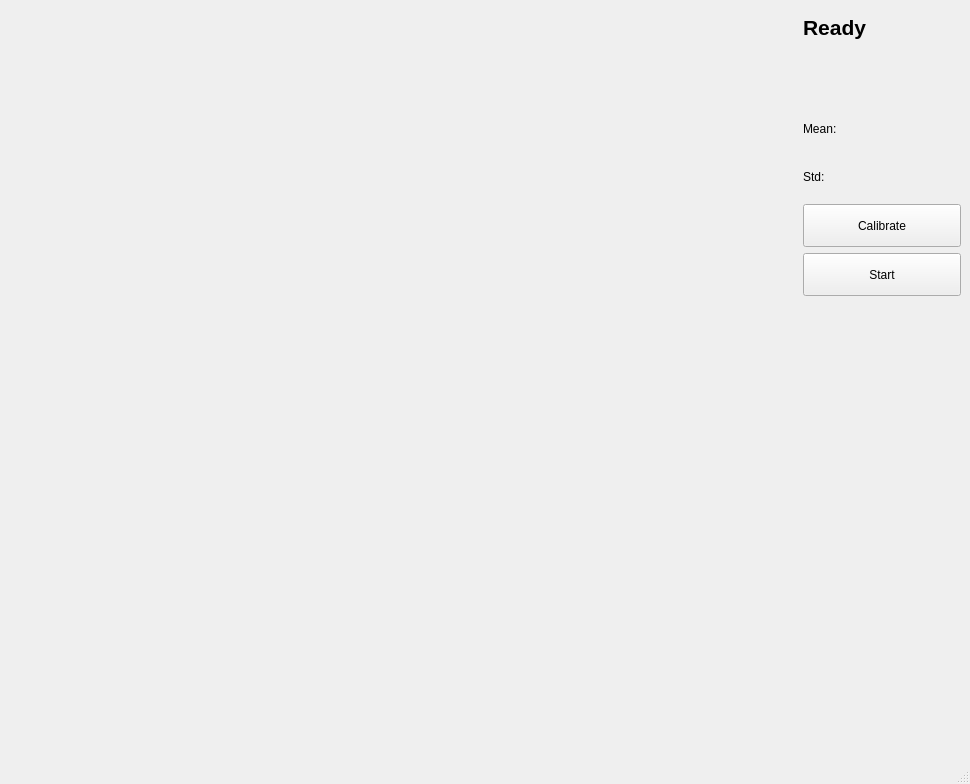
<?xml version="1.0" encoding="UTF-8"?>
<ui version="4.0">
 <class>MainWindow</class>
 <widget class="QMainWindow" name="MainWindow">
  <property name="geometry">
   <rect>
    <x>0</x>
    <y>0</y>
    <width>970</width>
    <height>784</height>
   </rect>
  </property>
  <property name="windowTitle">
   <string>MainWindow</string>
  </property>
  <widget class="QWidget" name="centralwidget">
   <layout class="QHBoxLayout" name="horizontalLayout" stretch="5,1">
    <item>
     <layout class="QVBoxLayout" name="verticalLayout" stretch="1,1">
      <item>
       <widget class="QCustomPlot" name="plot" native="true"/>
      </item>
      <item>
       <widget class="QCustomPlot" name="hist" native="true"/>
      </item>
     </layout>
    </item>
    <item>
     <layout class="QVBoxLayout" name="verticalLayout_3" stretch="1,1,1,5">
      <item>
       <layout class="QGridLayout" name="gridLayout">
        <item row="1" column="0">
         <widget class="QLabel" name="status">
          <property name="sizePolicy">
           <sizepolicy hsizetype="Expanding" vsizetype="Expanding">
            <horstretch>0</horstretch>
            <verstretch>0</verstretch>
           </sizepolicy>
          </property>
          <property name="font">
           <font>
            <pointsize>16</pointsize>
            <weight>75</weight>
            <italic>false</italic>
            <bold>true</bold>
           </font>
          </property>
          <property name="text">
           <string>Ready</string>
          </property>
          <property name="wordWrap">
           <bool>false</bool>
          </property>
         </widget>
        </item>
        <item row="3" column="0">
         <widget class="QLabel" name="end">
          <property name="font">
           <font>
            <pointsize>14</pointsize>
           </font>
          </property>
          <property name="text">
           <string/>
          </property>
         </widget>
        </item>
        <item row="2" column="0">
         <widget class="QLabel" name="begin">
          <property name="font">
           <font>
            <pointsize>14</pointsize>
           </font>
          </property>
          <property name="text">
           <string/>
          </property>
         </widget>
        </item>
       </layout>
      </item>
      <item>
       <layout class="QGridLayout" name="gridLayout_2">
        <item row="0" column="1">
         <widget class="QLabel" name="mean_label">
          <property name="text">
           <string/>
          </property>
         </widget>
        </item>
        <item row="0" column="0">
         <widget class="QLabel" name="label">
          <property name="text">
           <string>Mean:</string>
          </property>
         </widget>
        </item>
        <item row="1" column="0">
         <widget class="QLabel" name="label_3">
          <property name="text">
           <string>Std:</string>
          </property>
         </widget>
        </item>
        <item row="1" column="1">
         <widget class="QLabel" name="std_label">
          <property name="text">
           <string/>
          </property>
         </widget>
        </item>
       </layout>
      </item>
      <item>
       <layout class="QVBoxLayout" name="verticalLayout_2">
        <item>
         <widget class="QPushButton" name="calibrate">
          <property name="sizePolicy">
           <sizepolicy hsizetype="Expanding" vsizetype="Expanding">
            <horstretch>0</horstretch>
            <verstretch>0</verstretch>
           </sizepolicy>
          </property>
          <property name="text">
           <string>Calibrate</string>
          </property>
         </widget>
        </item>
        <item>
         <widget class="QPushButton" name="start">
          <property name="sizePolicy">
           <sizepolicy hsizetype="Expanding" vsizetype="Expanding">
            <horstretch>0</horstretch>
            <verstretch>0</verstretch>
           </sizepolicy>
          </property>
          <property name="text">
           <string>Start</string>
          </property>
         </widget>
        </item>
       </layout>
      </item>
      <item>
       <spacer name="verticalSpacer">
        <property name="orientation">
         <enum>Qt::Vertical</enum>
        </property>
        <property name="sizeHint" stdset="0">
         <size>
          <width>20</width>
          <height>40</height>
         </size>
        </property>
       </spacer>
      </item>
     </layout>
    </item>
   </layout>
  </widget>
  <widget class="QMenuBar" name="menubar">
   <property name="geometry">
    <rect>
     <x>0</x>
     <y>0</y>
     <width>970</width>
     <height>22</height>
    </rect>
   </property>
  </widget>
  <widget class="QStatusBar" name="statusbar"/>
 </widget>
 <customwidgets>
  <customwidget>
   <class>QCustomPlot</class>
   <extends>QWidget</extends>
   <header>qcustomplot.h</header>
   <container>1</container>
  </customwidget>
 </customwidgets>
 <resources/>
 <connections/>
</ui>
